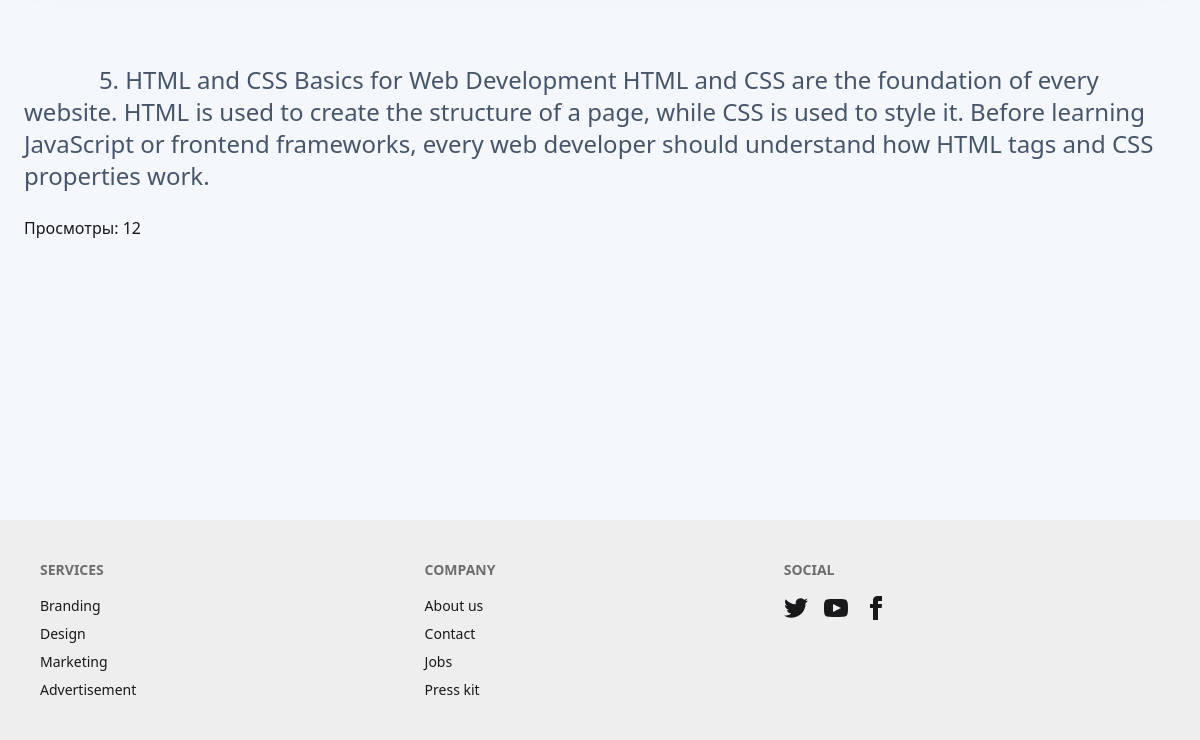
The page /slug-detail/html-and-css-basics-for-web-development (lower part) on the database as committed earlier.
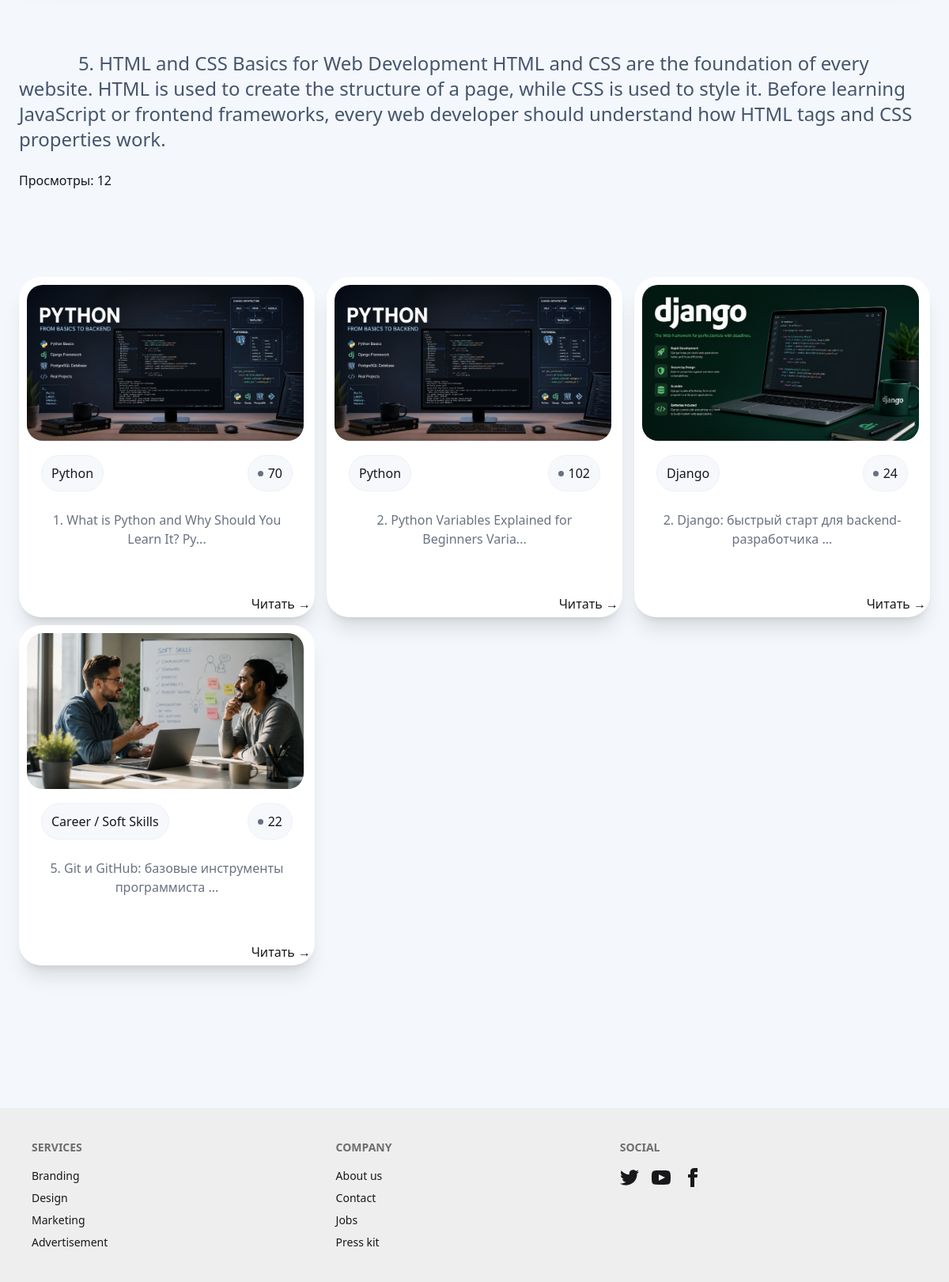
The same page on the database as committed later.
### blog/models.py (models this page shows, shortened)
class Articles(models.Model):
    title = models.CharField(max_length=255, null=False, blank=False)
    description = models.TextField(null=False, blank=False)
    view = models.IntegerField(default=10, null=False, blank=False)
    category = models.ForeignKey(to=Category, on_delete=models.CASCADE, null=True, blank=True)
    image = models.ImageField(upload_to='articles', null=True, blank=True)
    slug = models.SlugField(unique=True, null=True, blank=True)
    created_at = models.DateTimeField(auto_now_add=True) # type: ignore

class Category(models.Model):
    title = models.CharField(max_length=250, null=True, blank=True)
    def __str__(self):
        return self.title

### blog/views.py (the view)
# urls.py: path('slug-detail/<slug:slug>', detail_slug_articles, name='slug-detail'), # type: ignore
def detail_slug_articles(request, slug):
    article = Articles.objects.get(slug=slug)
    popular_articles = Articles.objects.filter(view__gt=15)
    article.view += 1
    article.save(update_fields=['view'])
    return render(request, 'slug-detail.html', {"article": article, 'popular_articles': popular_articles})

### blog/templates/slug-detail.html (shortened to what this page needs)
{% extends 'base.html' %}
{% block content %}
<main class="max-w-[1200px] mx-auto px-6 py-20 font-sans">
    <article class="prose prose-xl">
        <p class="text-2xl text-slate-600">
            {{ article.description }}
        </p>
    </article>
    <p>Просмотры: {{ article.view }}</p>
    <div class="max-w-[1200px]  flex justify-between flex-wrap align-center m-auto mt-[100px] ">
    {% for popular in popular_articles %}
    <div class="relative w-[374px] min-h-[430px] rounded-[28px] mt-[10px] bg-white shadow-xl rounded-[20px] p-[10px] text-center">
        {% if popular.image.url %}
            <img class="w-[350px] rounded-[20px]" src="{{ popular.image.url }}" alt="">
        {% endif %}
        <div class="flex justify-between mt-[18px] mb-[12px] px-[18px]">
            <p class="px-[12px] py-[10px] border bg-[#F6F8FB] border-[#EDF1F6] rounded-[999px]">{{ popular.category }}</p>
            <p class="px-[12px] py-[10px] border bg-[#F6F8FB] border-[#EDF1F6] rounded-[999px] flex items-center gap-[6px]"> <img src="/media/krug.svg" alt="error"> {{ popular.view }}</p>
        </div>
        <div class="flex flex-col gap-[12px]  items-start px-[18px] ">
            <p class="text-gray-500">{{ popular.description | slice:":50" }}...</p>
        </div>
        <div class="flex items-center">
            <button class=" absolute bottom-[5px] right-[5px]"><a href="{% url 'slug-detail' popular.slug %}">Читать →</a></button>
        </div>
    </div>
    {% endfor %}
</div>
</main>
{% endblock %}

Rows that differ between the two databases and show on the page:
now on this page (row edited): Articles: image (picture), category "Python", view "70", description "1. What is Python and Why Should You Learn It? Py"
now on this page (row edited): Articles: image (picture), category "Python", view "102", description "2. Python Variables Explained for Beginners Varia"
now on this page (row edited): Articles: image (picture), category "Django", view "24", description "2. Django: быстрый старт для backend-разработчика"
now on this page (row edited): Articles: image (picture), category "Career / Soft Skills", view "22", description "5. Git и GitHub: базовые инструменты программиста"
